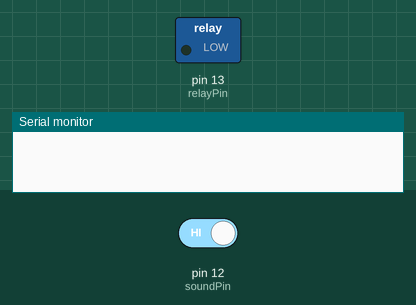
Recording of a sketch running on a simulated Arduino Uno, built with avr-gcc and run on an emulated ATmega328P. Parts: switched loads named in the sketch (green lamp = pin HIGH), the last lines printed to the serial monitor. Dashed ring = blinking. Inputs (shaded band) come from the test bench; at power-on: pin 12 (soundPin) HIGH.

Above: at 1.2 s.
1.3 s: pin 12 (soundPin) driven LOW
At 2.0 s:
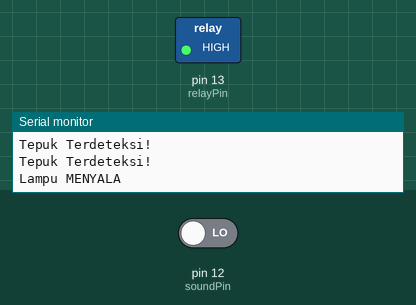
4.3 s: pin 12 (soundPin) driven HIGH
At 4.9 s:
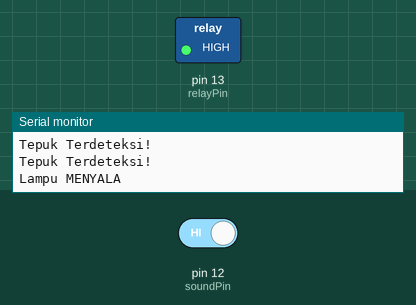
Timing chart, 0 to 7.3 s (numbered marks = the images above; inputs shaded):
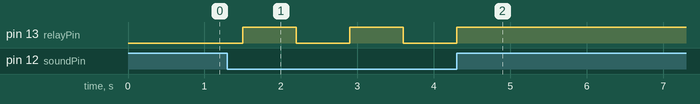

Measured:
- after the input at 1.3 s, pin 13 (relayPin): alternates HIGH for 0.70 s and LOW for 0.70 s, starting after 0.20 s
- after the input at 4.3 s, pin 13 (relayPin): goes on until 4.3 s, then stays HIGH

The sketch:

Sound_Sensor_Circuit_Program_Code.ino
```cpp
// Pin Setup
const int soundPin = 12;   // pin D0 sensor suara
const int relayPin = 13;   // pin IN relay

// Variabel
bool lampState = false;    // status lampu (relay)
unsigned long lastClapTime = 0;
int clapCount = 0;

void setup() {
  pinMode(soundPin, INPUT);
  pinMode(relayPin, OUTPUT);

  digitalWrite(relayPin, LOW);   // relay awal mati
  Serial.begin(9600);
}

void loop() {
  int soundState = digitalRead(soundPin);

  // Jika suara terdeteksi (D0 = LOW pada beberapa sensor, HIGH pada lainnya)
  if (soundState == LOW) {
    unsigned long now = millis();

    // Deteksi interval antar tepukan (maks 500 ms)
    if (now - lastClapTime > 50) {  // debounce
      clapCount++;
      Serial.println("Tepuk Terdeteksi!");
      lastClapTime = now;
    }
    delay(100);
  }

  // Jika dalam 500ms ada 2 tepuk → toggle relay
  if (clapCount >= 2) {
    lampState = !lampState;
    digitalWrite(relayPin, lampState ? HIGH : LOW);

    if (lampState) Serial.println("Lampu MENYALA");
    else Serial.println("Lampu MATI");

    clapCount = 0;
    delay(500);
  }

  // Reset jika tepuk hanya 1 kali dan tidak ada tepukan lanjutan
  if (millis() - lastClapTime > 500) {
    clapCount = 0;
  }
}
```
